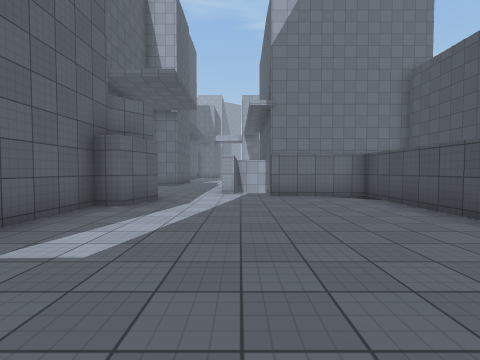
view 1 (above)

16 first-person views from a walk through a Unity game level. The camera is 1.4 m above the floor, tilts 2° down and sees 85° across. The floor is counted in squares, 2 m on a side. Each view is taken from the middle of a square. On the plan, view 1 faces up. The plan holds only what a view shows up to about 9 squares ahead; the rest is blank. The place goes on beyond the plan. Surface patterns are stand-ins for the level's own textures.

view 2
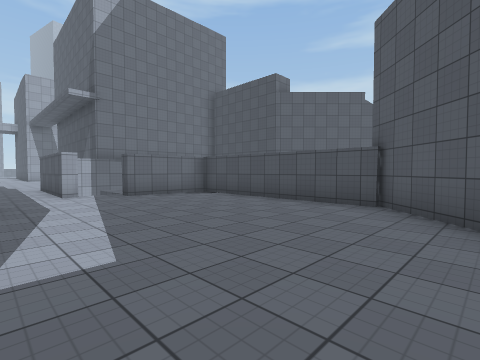

view 3
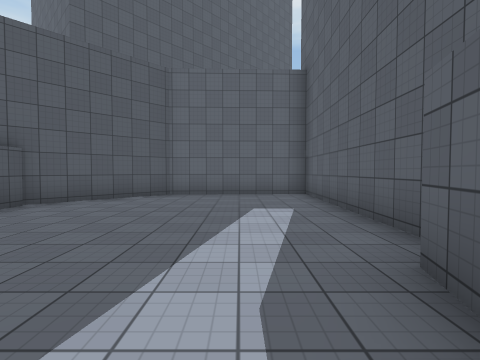

view 4
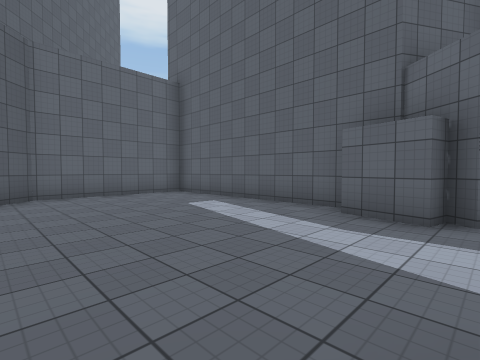

view 5
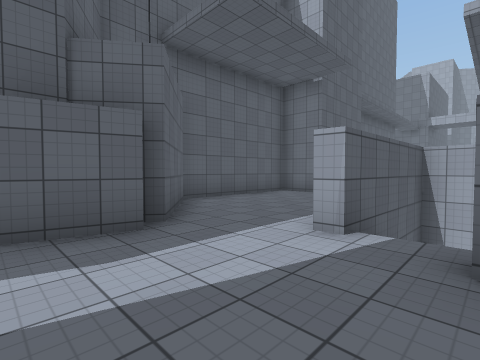

view 6
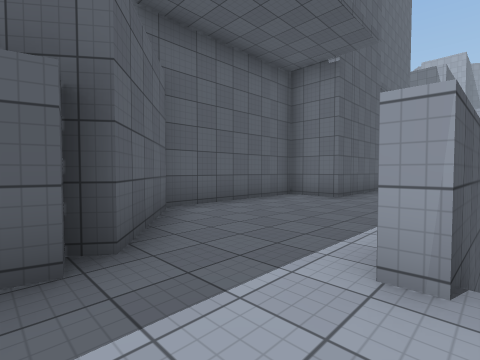

view 7
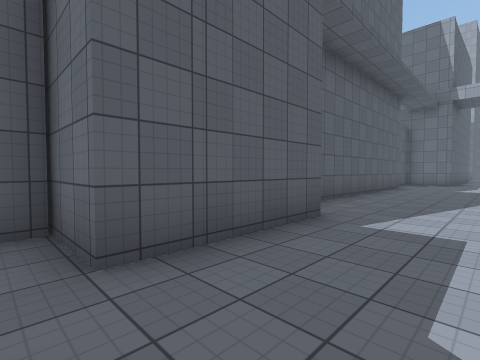

view 8
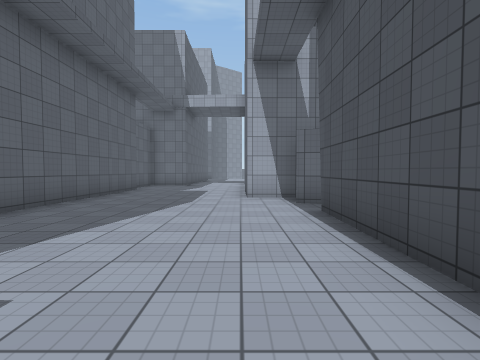

view 9
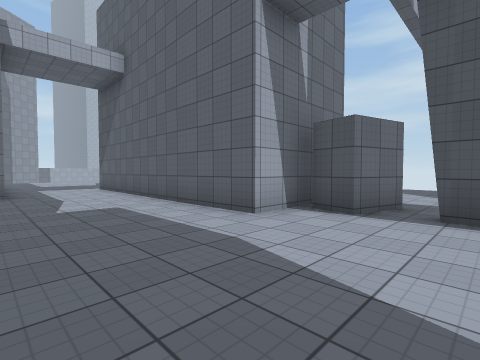

view 10
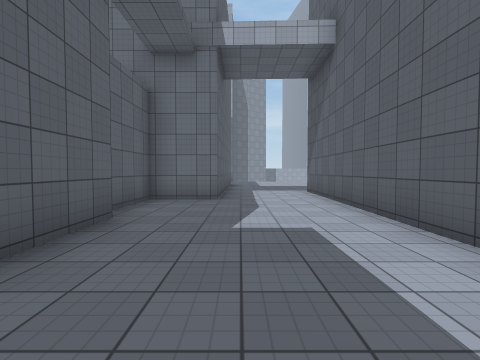

view 11
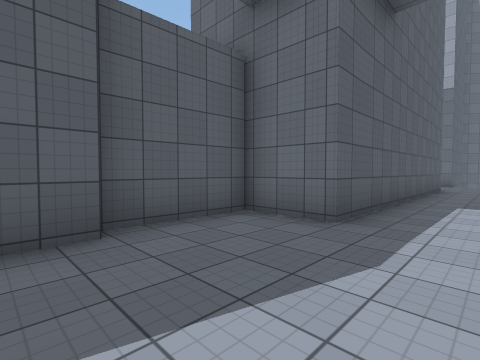

view 12
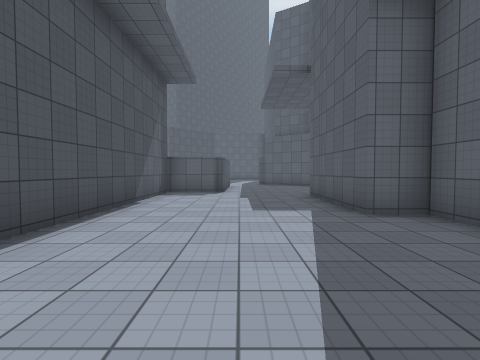

view 13
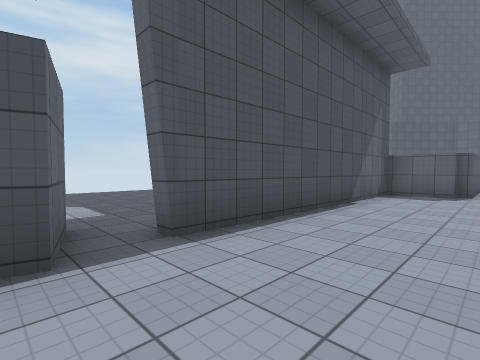

view 14
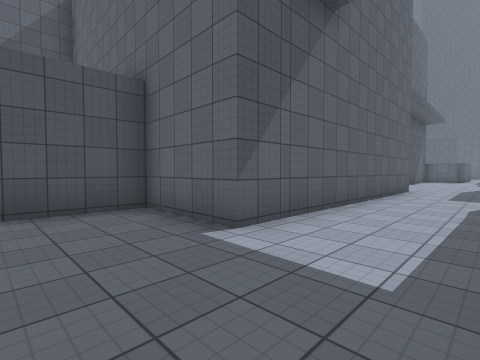

view 15
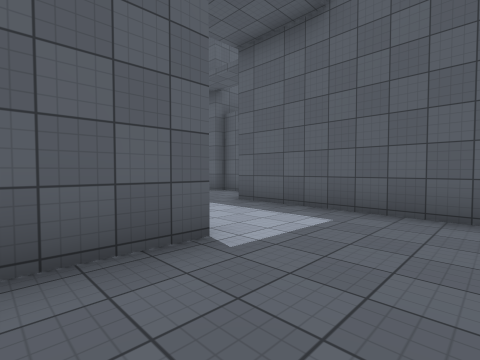

view 16
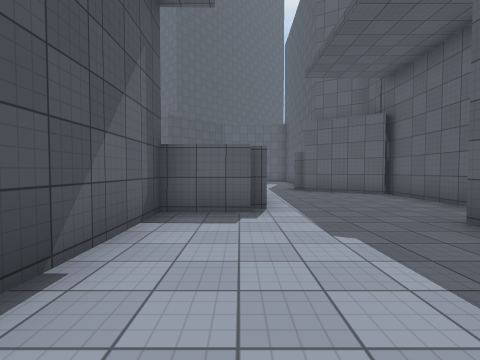

### Floor plan
Points are (right, up) in squares from view 1. A wall is a line through its corners. A room is listed if a view was taken in it or the views show most of it. See-through windows are left out.
Room 1 (views 1, 2, 3, 4, 5, 6)
walls: (-2, 6.4) (-2.3, 5.1) (-2.9, 5.2) (-2.8, -0.8); (-2.2, 6.8) (-2.5, 6.5); (3.4, 1.6) (3.4, 7.2) (0.9, 7.2) (0.9, 7.6); (-3.1, -1) (1.1, -0.8) (3.6, 1.7); (-0.1, 11.2) (-0.2, 7.8) (-0.5, 7.7)
ways out: opening at (-2, 7) to room 2
Room 2 (views 7, 8, 9, 10, 11, 12, 13, 14, 15, 16)
walls: (1.2, 19.7) (1.5, 20.6); (-4.2, 16.8) (-4.3, 15.8) (-3, 15.8) (-3, 12.6) (-4.7, 12.6); (2.1, 20.8) (0.1, 20.8) (0.3, 28.8) (2.7, 28.7) (2.8, 30.8); (-3.9, 24) (-3.8, 17.6); (-4.3, 12.6) (-4.3, 8.1); (-0.3, 11.6) (1.3, 11.6) (1.4, 18.7); (-4.5, 9.1) (-4.5, 8.6); (-2.5, 31.5) (-2.6, 26.4) (-4.2, 26.4) (-4.3, 24); (-4.2, 8.4) (-2.2, 6.8); (-0.5, 7.7) (-0.5, 11.2) (-0.1, 11.3); (-2.5, 6.5) (-2, 6.4)
ways out: opening at (-2, 7) to room 1; opening at (1, 19)

Positions as (right, up) in squares from view 1, and headings:
1: (0, 0), facing up
2: (-2, 0), facing up-right
3: (-1, 7), facing down
4: (2, 7), facing down-left
5: (1, 5), facing up-left
6: (0, 6), facing up-left
7: (-1, 12), facing up-left
8: (0, 14), facing up
9: (-3, 18), facing up-right
10: (-2, 20), facing up
11: (-1, 23), facing up-left
12: (-1, 20), facing down
13: (-1, 20), facing down-right
14: (-2, 31), facing down-right
15: (2, 31), facing down-left
16: (0, 16), facing down
